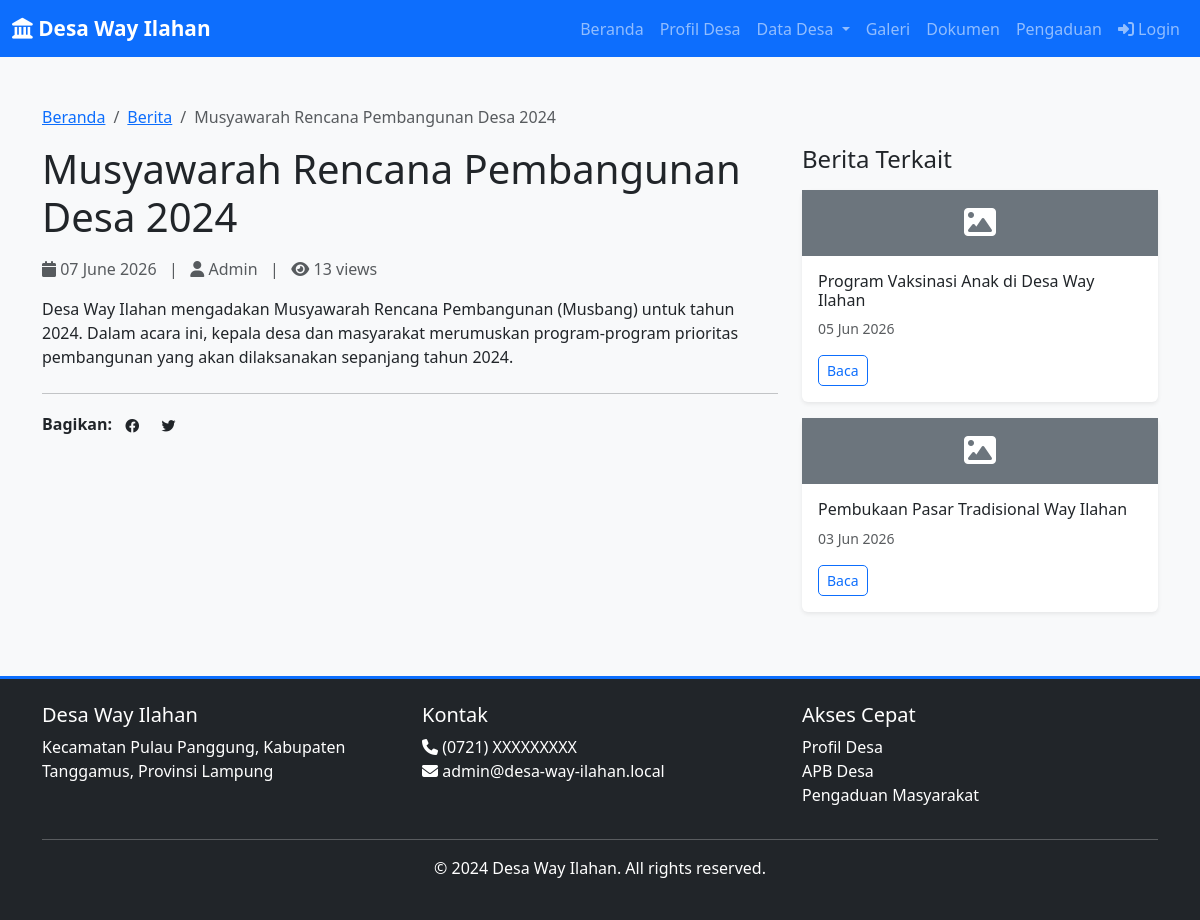
The page /berita/musyawarah-rencana-pembangunan-desa-2024 on the database its author committed.
### app/models.py (models this page shows, shortened)
class Berita(db.Model):
    id = db.Column(db.Integer, primary_key=True)
    judul = db.Column(db.String(255), nullable=False)
    konten = db.Column(db.Text, nullable=False)
    slug = db.Column(db.String(255), unique=True, nullable=False, index=True)
    thumbnail = db.Column(db.String(255))
    penulis = db.Column(db.String(120), nullable=False)
    tanggal_publikasi = db.Column(db.DateTime, default=datetime.utcnow)
    dibuat_pada = db.Column(db.DateTime, default=datetime.utcnow)
    diupdate_pada = db.Column(db.DateTime, default=datetime.utcnow, onupdate=datetime.utcnow)
    is_published = db.Column(db.Boolean, default=True)
    views = db.Column(db.Integer, default=0)

### app/routes.py (the view)
@public_bp.route('/berita/<string:slug>')
def detail_berita(slug):
    berita = Berita.query.filter_by(slug=slug).first_or_404()
    berita.views += 1
    db.session.commit()
    berita_terkait = Berita.query.filter_by(is_published=True).filter(
        Berita.id != berita.id
    ).order_by(Berita.tanggal_publikasi.desc()).limit(3).all()
    return render_template('public/detail_berita.html', berita=berita, berita_terkait=berita_terkait)

### app/templates/public/detail_berita.html (shortened to what this page needs)
{% extends "base.html" %}
{% block content %}
<div class="container my-5">
    <nav aria-label="breadcrumb">
        <ol class="breadcrumb">
            <li class="breadcrumb-item"><a href="{{ url_for('public.index') }}">Beranda</a></li>
            <li class="breadcrumb-item"><a href="{{ url_for('public.berita') }}">Berita</a></li>
            <li class="breadcrumb-item active">{{ berita.judul[:50] }}</li>
        </ol>
    </nav>
    <article class="row">
        <div class="col-lg-8">
            <h1 class="mb-3">{{ berita.judul }}</h1>
            <div class="mb-3 text-muted">
                <i class="fas fa-calendar"></i> {{ berita.tanggal_publikasi.strftime('%d %B %Y') }}
                &nbsp;&nbsp;|&nbsp;&nbsp;
                <i class="fas fa-user"></i> {{ berita.penulis }}
                &nbsp;&nbsp;|&nbsp;&nbsp;
                <i class="fas fa-eye"></i> {{ berita.views }} views
            </div>
            <div class="article-content mb-4">
                {{ berita.konten|safe }}
            </div>
            <hr>
            <div class="share-buttons mb-4">
                <strong>Bagikan:</strong>
                <a href="https://facebook.com/sharer/sharer.php?u={{ request.url }}" target="_blank" class="btn btn-sm btn-facebook">
                    <i class="fab fa-facebook"></i>
                </a>
                <a href="https://twitter.com/intent/tweet?text={{ berita.judul }}&url={{ request.url }}" target="_blank" class="btn btn-sm btn-twitter">
                    <i class="fab fa-twitter"></i>
                </a>
            </div>
        </div>
        <div class="col-lg-4">
            <h4 class="mb-3">Berita Terkait</h4>
            {% if berita_terkait %}
                {% for item in berita_terkait %}
                <div class="card mb-3 shadow-sm">
                    {% if item.thumbnail %}
                    <img src="{{ url_for('static', filename='uploads/' + item.thumbnail) }}" class="card-img-top" alt="{{ item.judul }}" style="height: 150px; object-fit: cover;">
                    {% else %}
                    <div class="bg-secondary text-white p-3 text-center">
                        <i class="fas fa-image fa-2x"></i>
                    </div>
                    {% endif %}
                    <div class="card-body">
                        <h6 class="card-title">{{ item.judul }}</h6>
                        <p class="card-text small text-muted">{{ item.tanggal_publikasi.strftime('%d %b %Y') }}</p>
                        <a href="{{ url_for('public.detail_berita', slug=item.slug) }}" class="btn btn-sm btn-outline-primary">Baca</a>
                    </div>
                </div>
                {% endfor %}
            {% else %}
            <div class="alert alert-info">Tidak ada berita terkait</div>
            {% endif %}
        </div>
    </article>
</div>
{% endblock %}

### app/static/css/style.css (style rules this page uses)
:root { --primary-color: #0d6efd; --secondary-color: #6c757d; --success-color: #198754; --danger-color: #dc3545; --warning-color: #ffc107; --info-color: #0dcaf0; }
* { scroll-behavior: smooth; }
body { font-family: 'Segoe UI', Tahoma, Geneva, Verdana, sans-serif; background-color: #f8f9fa; }
.card { border: none; transition: transform 0.3s ease, box-shadow 0.3s ease; }
.btn { border-radius: 5px; transition: all 0.3s ease; font-weight: 500; }
.breadcrumb { background-color: transparent; }

### rows shown on the page
Berita: judul "Musyawarah Rencana Pembangunan Desa 2024", tanggal_publikasi "07 June 2026", penulis "Admin", views "13", konten "Desa Way Ilahan mengadakan Musyawarah Rencana Pembangunan (Musbang) untuk tahun 2024. Dalam acara ini, kepala desa dan masyarakat merumuskan program-program prioritas pembangunan yang akan dilaksanakan sepanjang tahun 2024."
Berita: judul "Program Vaksinasi Anak di Desa Way Ilahan", tanggal_publikasi "05 Jun 2026"
Berita: judul "Pembukaan Pasar Tradisional Way Ilahan", tanggal_publikasi "03 Jun 2026"
